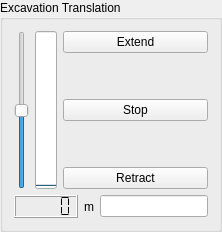
          <widget class="QGroupBox" name="groupBox_9">
           <property name="sizePolicy">
            <sizepolicy hsizetype="Preferred" vsizetype="Preferred">
             <horstretch>1</horstretch>
             <verstretch>1</verstretch>
            </sizepolicy>
           </property>
           <property name="focusPolicy">
            <enum>Qt::NoFocus</enum>
           </property>
           <property name="title">
            <string>Excavation Translation</string>
           </property>
           <layout class="QVBoxLayout" name="verticalLayout_17">
            <item>
             <layout class="QHBoxLayout" name="horizontalLayout_17">
              <item>
               <widget class="QSlider" name="slider_ExcavationTranslation">
                <property name="focusPolicy">
                 <enum>Qt::NoFocus</enum>
                </property>
                <property name="minimum">
                 <number>-40</number>
                </property>
                <property name="maximum">
                 <number>40</number>
                </property>
                <property name="pageStep">
                 <number>1</number>
                </property>
                <property name="value">
                 <number>0</number>
                </property>
                <property name="orientation">
                 <enum>Qt::Vertical</enum>
                </property>
               </widget>
              </item>
              <item>
               <widget class="QProgressBar" name="progressBar_ExcavationTranslation">
                <property name="focusPolicy">
                 <enum>Qt::NoFocus</enum>
                </property>
                <property name="layoutDirection">
                 <enum>Qt::LeftToRight</enum>
                </property>
                <property name="maximum">
                 <number>1</number>
                </property>
                <property name="value">
                 <number>0</number>
                </property>
                <property name="textVisible">
                 <bool>true</bool>
                </property>
                <property name="orientation">
                 <enum>Qt::Vertical</enum>
                </property>
                <property name="textDirection">
                 <enum>QProgressBar::TopToBottom</enum>
                </property>
               </widget>
              </item>
              <item>
               <layout class="QVBoxLayout" name="verticalLayout_36">
                <item>
                 <widget class="QPushButton" name="pushButton_ExcavationTranslationExtend">
                  <property name="focusPolicy">
                   <enum>Qt::NoFocus</enum>
                  </property>
                  <property name="text">
                   <string>Extend</string>
                  </property>
                 </widget>
                </item>
                <item>
                 <spacer name="verticalSpacer_3">
                  <property name="orientation">
                   <enum>Qt::Vertical</enum>
                  </property>
                  <property name="sizeHint" stdset="0">
                   <size>
                    <width>20</width>
                    <height>40</height>
                   </size>
                  </property>
                 </spacer>
                </item>
                <item>
                 <widget class="QPushButton" name="pushButton_ExcavationTranslationStop">
                  <property name="focusPolicy">
                   <enum>Qt::NoFocus</enum>
                  </property>
                  <property name="text">
                   <string>Stop</string>
                  </property>
                 </widget>
                </item>
                <item>
                 <spacer name="verticalSpacer_8">
                  <property name="focusPolicy">
                   <enum>Qt::NoFocus</enum>
                  </property>
                  <property name="orientation">
                   <enum>Qt::Vertical</enum>
                  </property>
                  <property name="sizeHint" stdset="0">
                   <size>
                    <width>20</width>
                    <height>40</height>
                   </size>
                  </property>
                 </spacer>
                </item>
                <item>
                 <widget class="QPushButton" name="pushButton_ExcavationTranslationRetract">
                  <property name="focusPolicy">
                   <enum>Qt::NoFocus</enum>
                  </property>
                  <property name="text">
                   <string>Retract</string>
                  </property>
                 </widget>
                </item>
               </layout>
              </item>
             </layout>
            </item>
            <item>
             <layout class="QHBoxLayout" name="horizontalLayout_13">
              <item>
               <widget class="QLCDNumber" name="lcdNumber_ExcavationTranslation">
                <property name="focusPolicy">
                 <enum>Qt::NoFocus</enum>
                </property>
                <property name="smallDecimalPoint">
                 <bool>false</bool>
                </property>
                <property name="segmentStyle">
                 <enum>QLCDNumber::Flat</enum>
                </property>
                <property name="value" stdset="0">
                 <double>0.000000000000000</double>
                </property>
               </widget>
              </item>
              <item>
               <widget class="QLabel" name="label_16">
                <property name="focusPolicy">
                 <enum>Qt::NoFocus</enum>
                </property>
                <property name="text">
                 <string>m</string>
                </property>
               </widget>
              </item>
              <item>
               <widget class="IntEdit" name="lineEdit_ExcavationTranslation"/>
              </item>
             </layout>
            </item>
           </layout>
          </widget>
